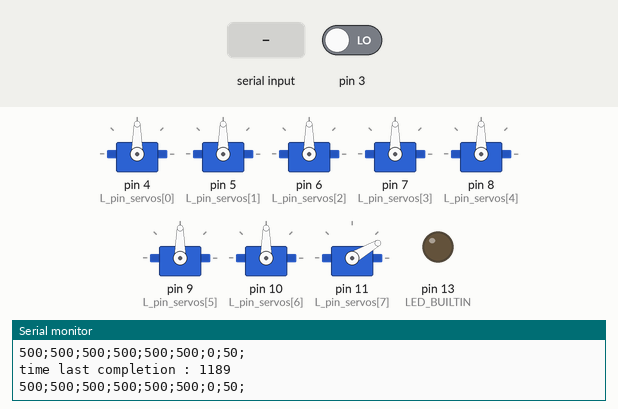
Simulated run of this program. Board: Arduino Nano, built with avr-gcc and run on an emulated ATmega328P. On the bench: 8 × servo, output pins drawn as LEDs (lit = HIGH), the last lines printed to the serial monitor. Inputs (shaded band) come from the test bench; at power-on: pin 3 LOW.

Above: at 1.2 s.
1.3 s: ";\n" received over Serial
At 2.6 s:
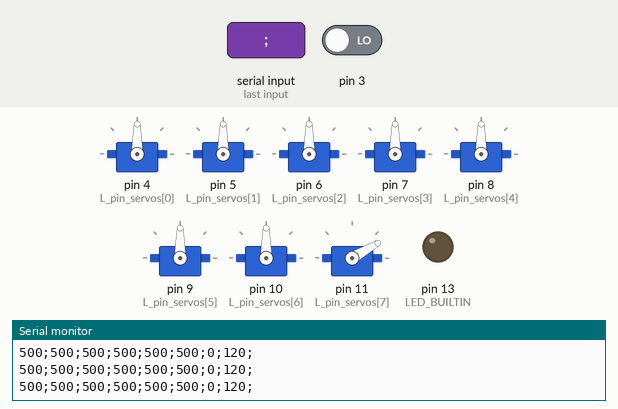
2.9 s: "90;45\n" received over Serial
At 3.9 s:
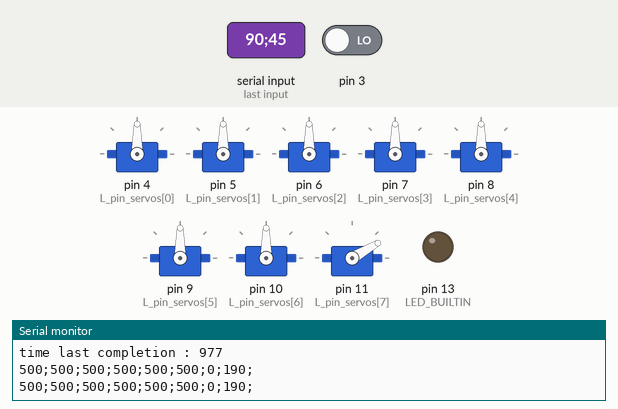
4.5 s: "1;90;45\n" received over Serial
At 5.1 s:
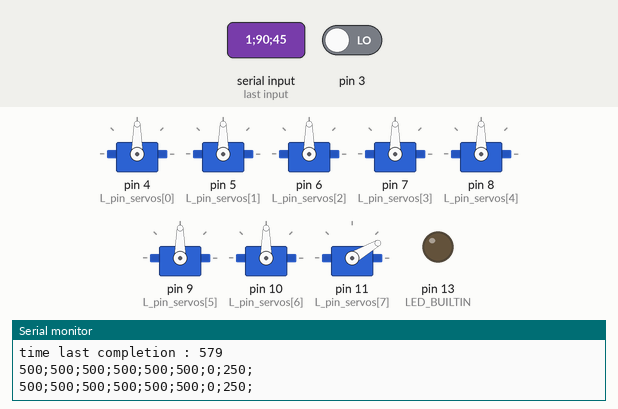
9.1 s: "90;45\n" received over Serial
At 9.9 s:
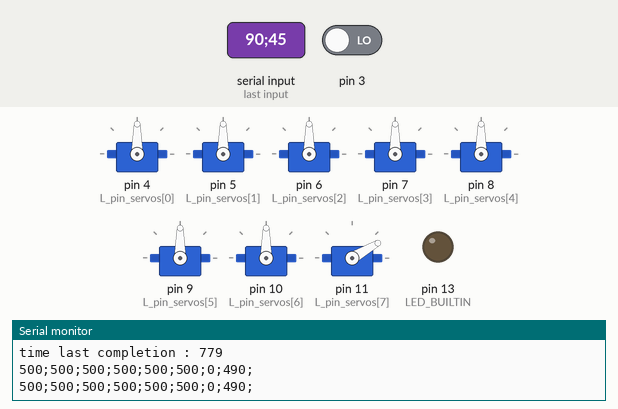
Timing chart, 0 to 12.1 s (numbered marks = the images above; inputs shaded):
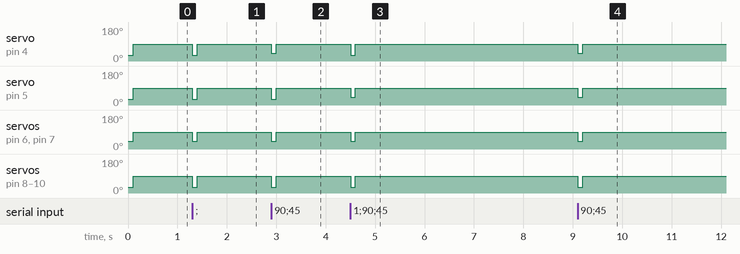

Measured:
- after the input at 1.3 s, servo on pin 4 (L_pin_servos[0]), servo on pin 5 (L_pin_servos[1]), servo on pin 8 (L_pin_servos[4]), servo on pin 9 (L_pin_servos[5]), servo on pin 10 (L_pin_servos[6]): 90° → 30° at once, → 90° 0.10 s later; servo on pin 6 (L_pin_servos[2]), servo on pin 7 (L_pin_servos[3]): 90° → 40° at once, → 90° 0.10 s later
- after the input at 2.9 s, servo on pin 4 (L_pin_servos[0]), servo on pin 6 (L_pin_servos[2]), servo on pin 7 (L_pin_servos[3]): 90° → 40° at once, → 90° 0.10 s later; servo on pin 5 (L_pin_servos[1]), servo on pin 8 (L_pin_servos[4]), servo on pin 9 (L_pin_servos[5]), servo on pin 10 (L_pin_servos[6]): 90° → 30° at once, → 90° 0.10 s later
- after the input at 4.5 s, servo on pin 4 (L_pin_servos[0]), servo on pin 8 (L_pin_servos[4]), servo on pin 9 (L_pin_servos[5]), servo on pin 10 (L_pin_servos[6]): 90° → 30° at once, → 90° 0.10 s later; servo on pin 5 (L_pin_servos[1]), servo on pin 6 (L_pin_servos[2]), servo on pin 7 (L_pin_servos[3]): 90° → 40° at once, → 90° 0.10 s later
- after the input at 9.1 s, servo on pin 4 (L_pin_servos[0]), servo on pin 5 (L_pin_servos[1]), servo on pin 6 (L_pin_servos[2]), servo on pin 7 (L_pin_servos[3]): 90° → 40° at once, → 90° 0.10 s later; servo on pin 8 (L_pin_servos[4]), servo on pin 9 (L_pin_servos[5]), servo on pin 10 (L_pin_servos[6]): 90° → 30° at once, → 90° 0.10 s later

The program:

main.cpp
```cpp
#include <Arduino.h>
#include "RADIO.h"
#include <Servo.h>


//#define DEBUG

String inputString = "";         // a String to hold incoming data
bool changeLight = false;
bool lightState = false;
int compteurSerial = 0;

#define myServosLength 8

RADIO radio;

//3,5,6,9,10,11
Servo myServos[myServosLength];//all servos
const int L_pin_servos[myServosLength] = {4,5,6,7,8,9,10,11};
const String L_name_servos[myServosLength] = {"S1","S2","S3","S4","S5","S6","S7","S8"};
String Lstring[myServosLength] = {"9","8","7","6","5","4","3","2"};
int index = 0;
uint32_t t_update = 0;


void setup() {
  // put your setup code here, to run once:
  pinMode(LED_BUILTIN, OUTPUT);
  radio.init();
  // initialize serial:
  Serial.begin(115200);
  // reserve 200 bytes for the inputString:
  inputString.reserve(200);

  //intiqlisqtion of servos
  for (int i=0;i<myServosLength;i++){
    myServos[i].attach(L_pin_servos[i]);
    myServos[i].write(90); //to calm servos down
  }
}

float intToFloat(int val)
{
  if(val<0 || val>=1000)
  {
    return 90.f;
  }
  return (float(val)-500.f)/10.f + 90.f;
}


void stringToServos(String order)
{
  if(order.length()<5)
  {
    return;
  }
  String NAME = order.substring(0,2);
  String VALUE = order.substring(3,order.length()-1);
  #ifdef DEBUG
  Serial.print("value");
  Serial.print(":");
  Serial.println(VALUE);
  #endif
  float val = intToFloat(VALUE.toInt());


  for(int i = 0;i<myServosLength;i++)
  {
    if(NAME==L_name_servos[i])
    {
      myServos[i].write(val);
      #ifdef DEBUG
      Serial.print(NAME);
      Serial.print(":");
      Serial.println(val);
      #endif
      return;
    }
  }
  #ifdef DEBUG
  Serial.println("UNKNOWN");
  Serial.print(NAME);
  Serial.println(val);
  #endif
}

void loop() {

  radio.update();
  radio.quickSerial(10);

  if(millis() - t_update < 100)
  { // normal update
    for(int i = 0;i<myServosLength;i++)
    {
      float value = Lstring[i].toFloat() / 500.f;
      //by default, throtle goes between 40 and 140
      value = (value-1)*60 +90;
      if(i == 2 || i == 3)
      {
        value = max(40,value);
        value = min(140,value);
      }
      myServos[i].write(value);
    }
  }
  else
  {
    compteurSerial++;
    myServos[0].write(90+radio.Ox);
    myServos[1].write(90+radio.Oy);
    myServos[2].write(90+radio.Throtle+radio.Oz/2);
    myServos[3].write(90+radio.Throtle-radio.Oz/2);
    myServos[4].write(90+radio.Oz);
    myServos[5].write(90+radio.A);
    myServos[6].write(90+radio.B);
    if(compteurSerial>50)
    {
      compteurSerial = 0;
      Serial.print("time last completion : ");
      Serial.println(millis() - t_update);
    }
  }

}


void serialEvent() {
  while (Serial.available()) {
    // get the new byte:
    char inChar = (char)Serial.read();
    // add it to the inputString:
    inputString += inChar;
    // if the incoming character is a newline, set a flag so the main loop can
    // do something about it:
    if (inChar == ';' && index<= myServosLength) {
      Lstring[index] = inputString;
      inputString = "";
      index ++;
    }
    else if (inChar == '\n') {
      index = 0;
      inputString = "";
      t_update = millis();
    }
  }
}


/*
SEND

FORMAT OF DATA SENT TO ANDROID

NAME (2char) SEPARATOR (:) PAYLOAD (int 0-999) ENDLN (\n)

exemple:

OX:555\n
OY:120\n

FORMAT OF DATA RECEIVED FROM ANDROID

NAME (2char) SEPARATOR (:) PAYLOAD (int 0-999) ENDLN (\n)

exemple:

SX:555\n
SY:120\n

*/
```
